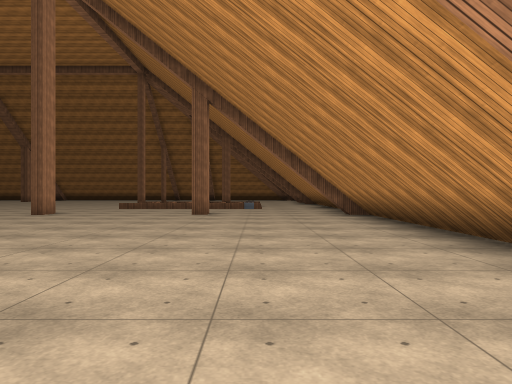
view 1 (above)

24 first-person views from a walk through a 3-D level made in the Unity game engine. The camera is 1.4 m above the floor, looks level and sees 70° across. The floor is counted in squares, 2 m on a side. Each view is taken from the middle of a square. On the plan, view 1 faces up. The plan holds only what a view shows up to about 11 squares ahead; the rest is blank. The place goes on beyond the plan. Surface patterns are stand-ins for the level's own textures.

view 2
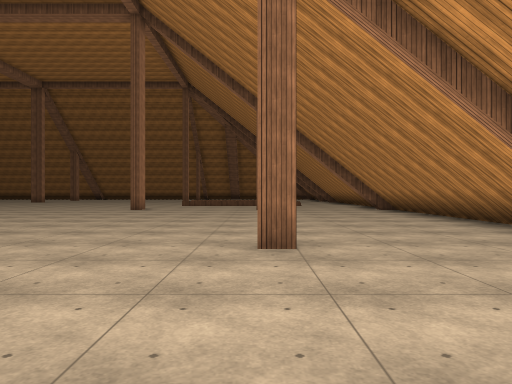

view 3
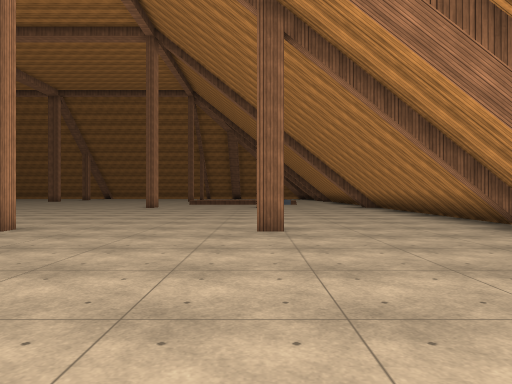

view 4
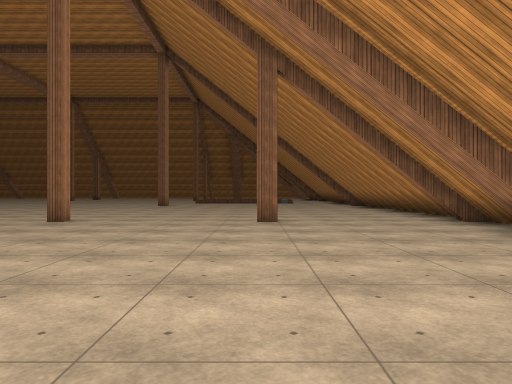

view 5
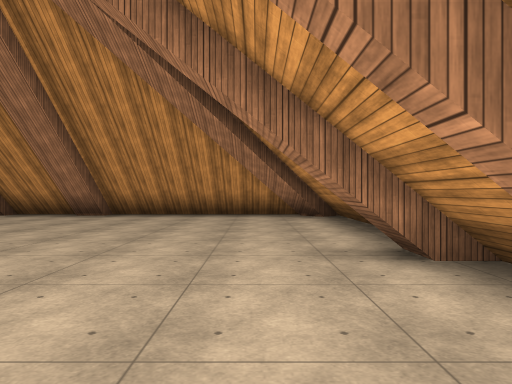

view 6
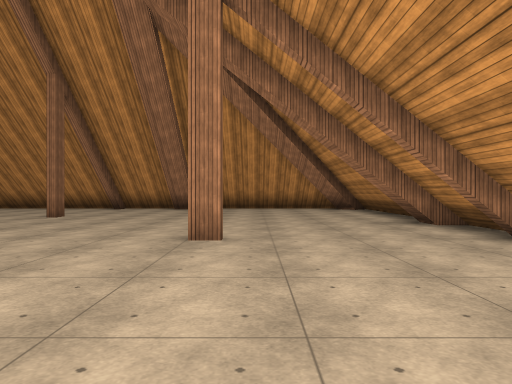

view 7
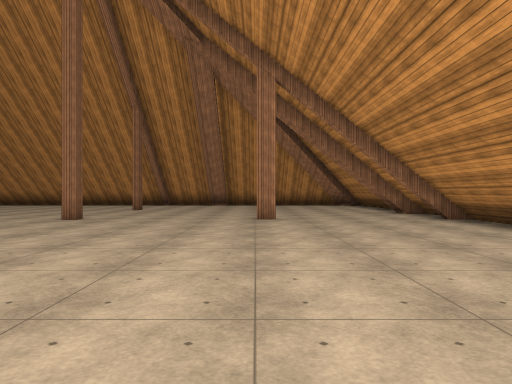

view 8
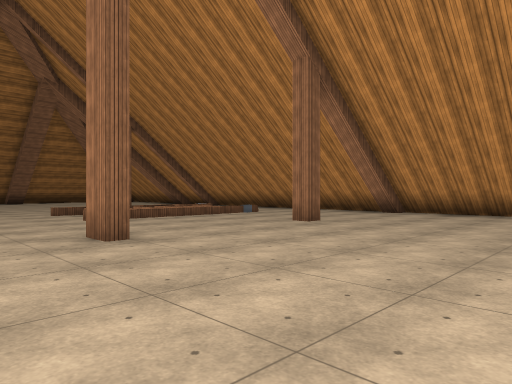

view 9
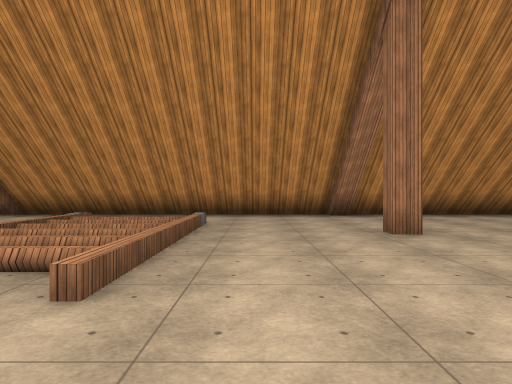

view 10
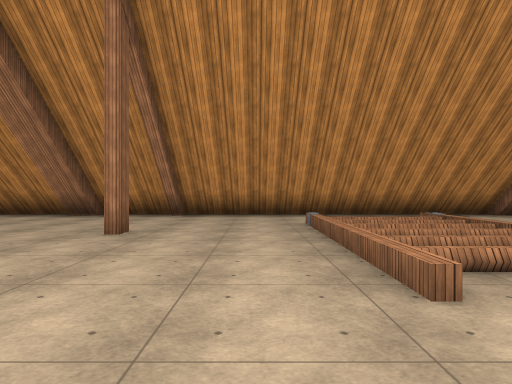

view 11
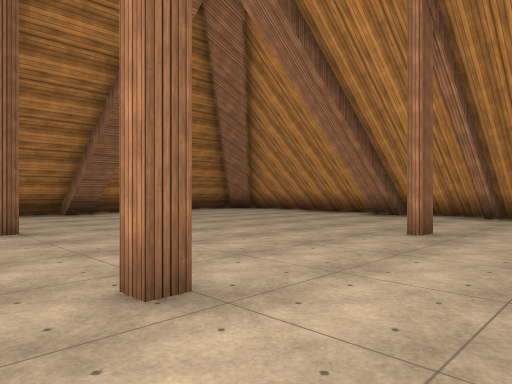

view 12
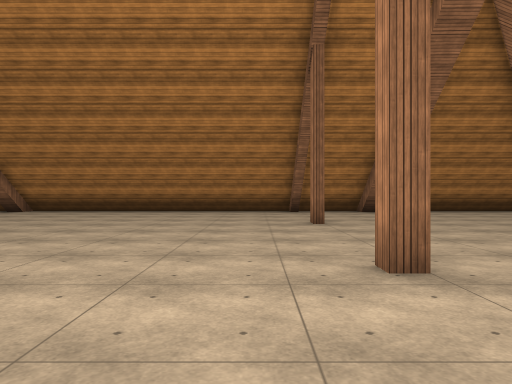

view 13
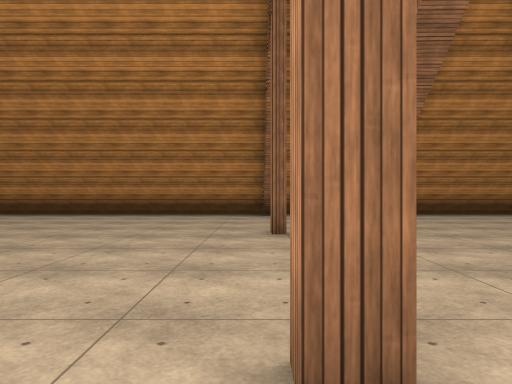

view 14
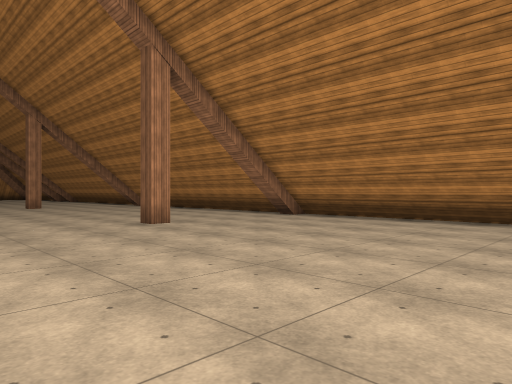

view 15
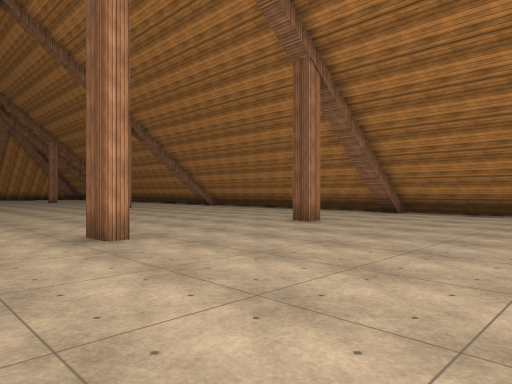

view 16
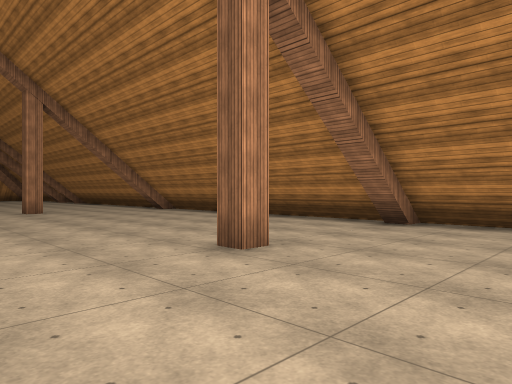

view 17
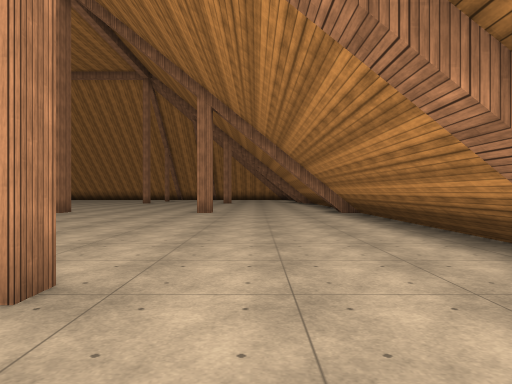

view 18
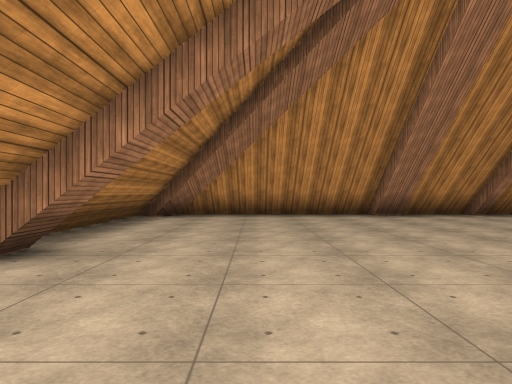

view 19
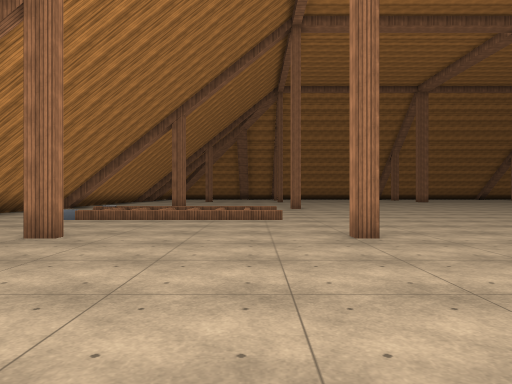

view 20
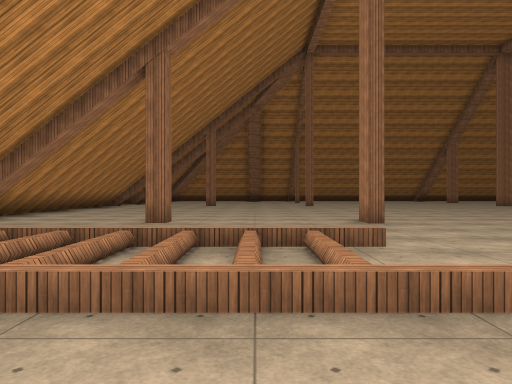

view 21
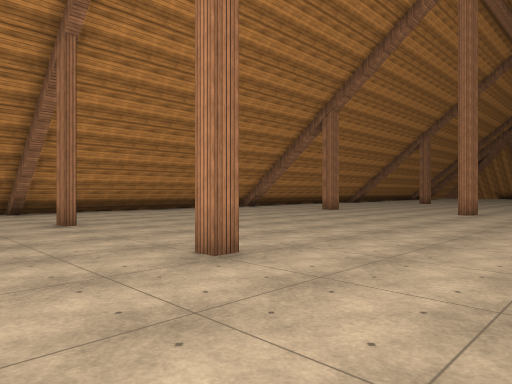

view 22
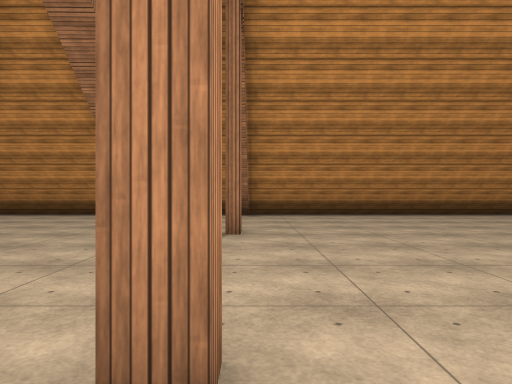

view 23
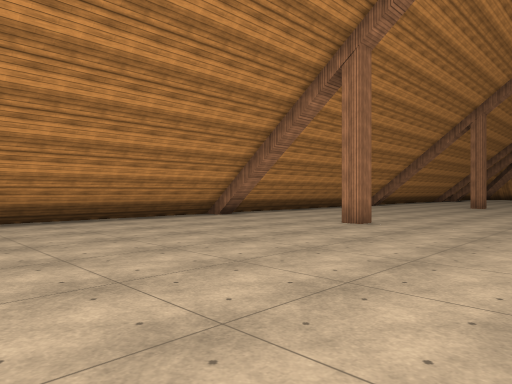

view 24
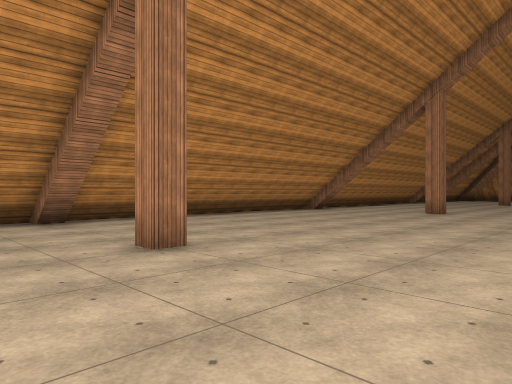

### Floor plan
Key: @ floor where view 1 was taken; # wall or solid block; . floor; / step, stairs or slope.
Columns run from 25 left of view 1 to 3 right of it. Each row starts with its distance up from view 1.
 31 #############################
 30 ........#.........#..#.....##
 29 ............................#
 28 ............................#
 27 ............................#
 26 ........#.........#.........#
 25 ............................#
 24 ...........................##
 23 ............................#
 22 ............................#
 21  .................#....#...##
 20       ......................#
 19            .................#
 18               ......//////..#
 17              .......////  ..#
 16              ......./////  .#
 15                  ...//////..#
 14                  ...........#
 13                 ............#
 12                .............#
 11                ........#...##
 10               ..............#
  9               ..............#
  8                 ............#
  7                 ............#
  6                 ............#
  5                  ...........#
  4              ...............#
  3         ....................#
  2         ..........#....#...##
  1         ....................#
  0    ......................@..#
 -1 ...........................##
 -2 ............................#
 -3 ........#.........#.........#
 -4 ............................#
 -5  ...........................#
 -6   ..........................#
 -7    ... .#.........#..#.....##
 -8     #########################

Positions as (right, up) in squares from view 1, and headings:
1: (0, 0), facing up
2: (-2, -3), facing up
3: (-2, -5), facing up
4: (-2, -7), facing up
5: (-8, -6), facing right
6: (-12, -4), facing right
7: (-16, -3), facing right
8: (-9, 6), facing up-right
9: (-8, 14), facing right
10: (-8, 19), facing right
11: (-8, 19), facing up-right
12: (-8, 18), facing up
13: (-7, 20), facing up
14: (-9, 22), facing up-left
15: (-11, 19), facing up-left
16: (-13, 23), facing up-left
17: (-14, 28), facing left
18: (-8, 28), facing right
19: (-5, 27), facing down
20: (-4, 20), facing down
21: (-4, 5), facing down-left
22: (-7, 3), facing down
23: (-9, 1), facing down-left
24: (-14, 1), facing down-left
